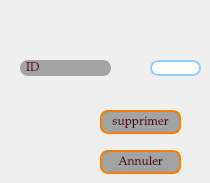
           <widget class="QWidget" name="tab_3">
            <attribute name="title">
             <string>Supprimer</string>
            </attribute>
            <widget class="QPushButton" name="pushButton_supprimer">
             <property name="geometry">
              <rect>
               <x>100</x>
               <y>110</y>
               <width>81</width>
               <height>24</height>
              </rect>
             </property>
             <property name="styleSheet">
              <string notr="true">background-color:#A3A3A3;
color: rgb(86, 1, 38);
padding: 1px;
border-style: solid;
border: 2px solid #f77f00;
border-radius: 8px;
font-size: 12px;
font-family: Palatino Linotype;</string>
             </property>
             <property name="text">
              <string>supprimer</string>
             </property>
            </widget>
            <widget class="QPushButton" name="pushButton_annuler_3">
             <property name="geometry">
              <rect>
               <x>100</x>
               <y>150</y>
               <width>81</width>
               <height>24</height>
              </rect>
             </property>
             <property name="styleSheet">
              <string notr="true">background-color:#A3A3A3;
color: rgb(86, 1, 38);
padding: 1px;
border-style: solid;
border: 2px solid #f77f00;
border-radius: 8px;
font-size: 12px;
font-family: Palatino Linotype;</string>
             </property>
             <property name="text">
              <string>Annuler</string>
             </property>
            </widget>
            <widget class="QLabel" name="label_id_3">
             <property name="geometry">
              <rect>
               <x>20</x>
               <y>60</y>
               <width>91</width>
               <height>16</height>
              </rect>
             </property>
             <property name="styleSheet">
              <string notr="true">background-color:#A3A3A3;
color: rgb(86, 1, 38);
border-radius: 8px;
font-size: 12px;
font-family: Palatino Linotype;</string>
             </property>
             <property name="text">
              <string>  ID</string>
             </property>
            </widget>
            <widget class="QLineEdit" name="id_supp">
             <property name="geometry">
              <rect>
               <x>150</x>
               <y>60</y>
               <width>51</width>
               <height>16</height>
              </rect>
             </property>
             <property name="styleSheet">
              <string notr="true">padding: 1px;
border-style: solid;
border: 2px solid #8ed2ff;
border-radius: 8px;
font-size: 12px;
font-family: Palatino Linotype;
color: rgb(86, 1, 38);</string>
             </property>
             <property name="text">
              <string/>
             </property>
            </widget>
           </widget>
